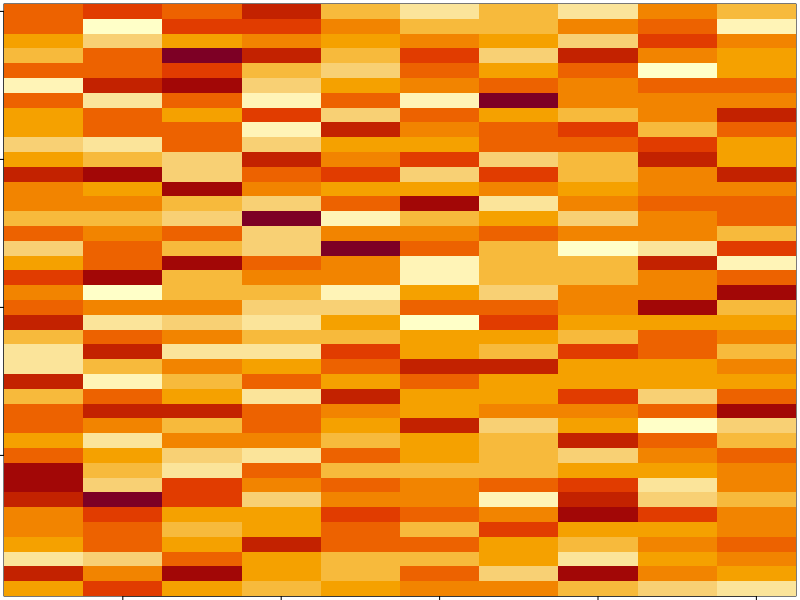
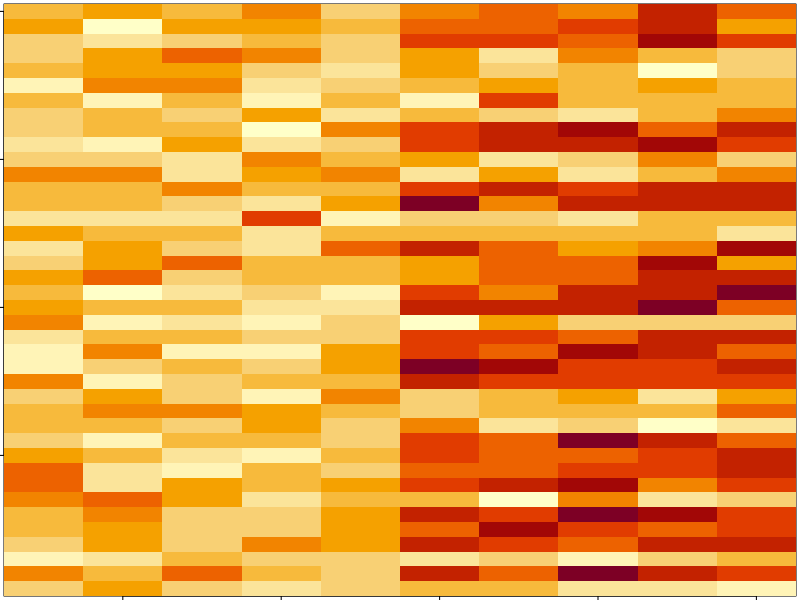
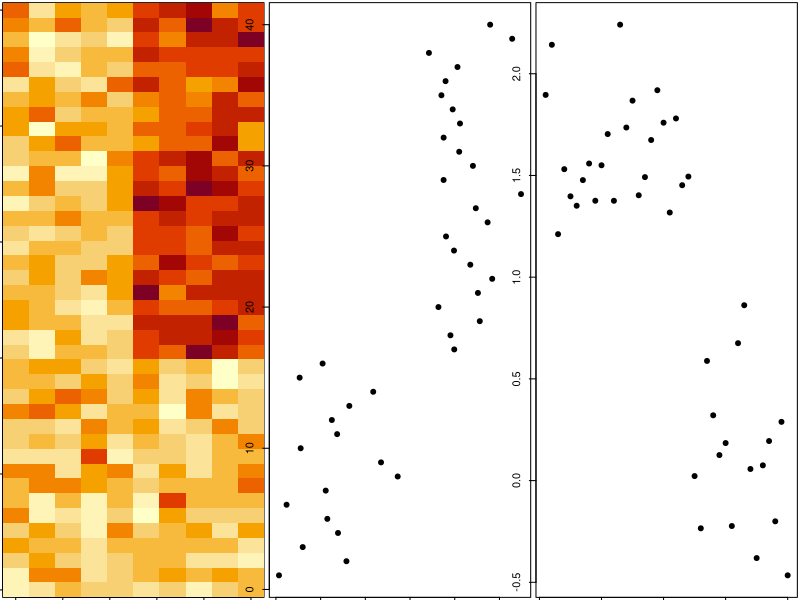

Recreate these plots in R, in order.
#Group 2 Lab 3
set.seed(12345)
help(par)


# par can be used to set or query graphical parameters.
# Parameters can be set by specifying them as arguments
# to par in tag = value form, or by passing them as a list of tagged values.
par(mar=rep(0.2,4))
data_Matrix <- matrix(rnorm(400),nrow = 40)#total 400 unit, arranged by 40 rows
image(1:10,1:40,t(data_Matrix)[,nrow(data_Matrix):1])


set.seed(678910)
for(i in 1:40){
  #flipping a coin to get a data
  coin_Flip <-rbinom(1, size=1, prob=0.5)
  if(coin_Flip){
    data_Matrix[i, ]<- data_Matrix[i,] +rep(c(0,3), each =5)
  }
  
}
par(mar=rep(0.2,4))
image(1:10,1:40,t(data_Matrix)[,nrow(data_Matrix):1])

# Let's take a closer look at the patters in rows and columns by looking at the marginal
# means of the rows and columns.
# ten different columns mean and forty different rows means
hh <- hclust(dist(data_Matrix))
data_Matrix_Ordered <- data_Matrix[hh$order,]
par(mfrow = c(1,3))
image(t(data_Matrix_Ordered)[, nrow(data_Matrix_Ordered):1])
plot(rowMeans(data_Matrix_Ordered),40:1, xlab="The Row You Mean", ylab = "row", pch=19)
plot(rowMeans(data_Matrix_Ordered), xlab="Column", ylab = "Column Mean", pch=19)
